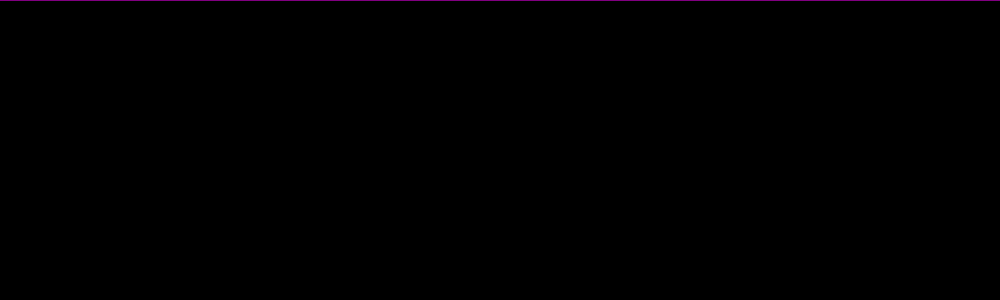
Frame 1 (no input)
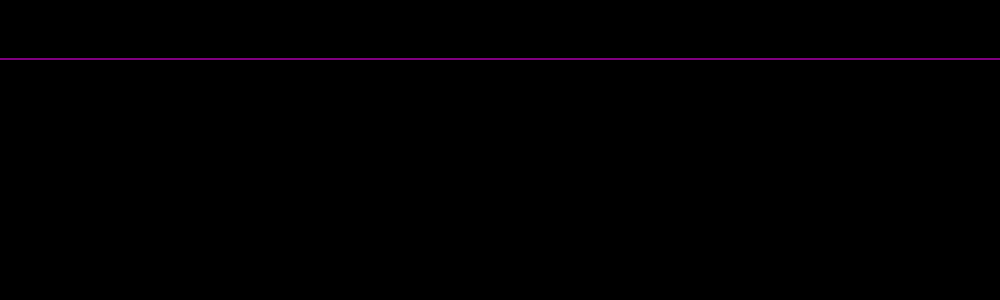
Frame 60 (no input)
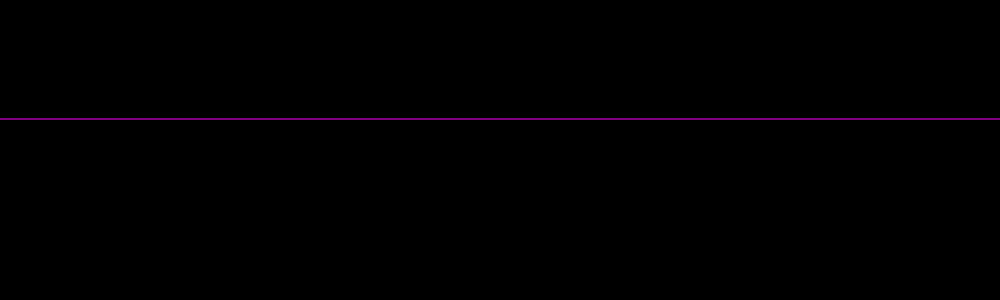
Frame 120 (the mouse pressed at the canvas centre since frame 60)

The p5.js sketch that drew these frames (run headless with seeded random() and noise() and a simulated clock; from frame 60 on, the mouse is pressed at the canvas centre):

// p5.js sketch
// ── sketch.js
let x = 0
let y = 0
let W = 1000
let H = 300
let yStep = 1

function setup() {
let padding = 5

createCanvas(W, H)
noFill()
stroke("magenta")
}


function draw() {
background("black")
line(x, y, x + W, y)

y += yStep
if(y>=H){
    yStep = -1
    stroke("red")

}
if(y<=0){
    yStep = 1
    stroke("yellow")
    
}
}
